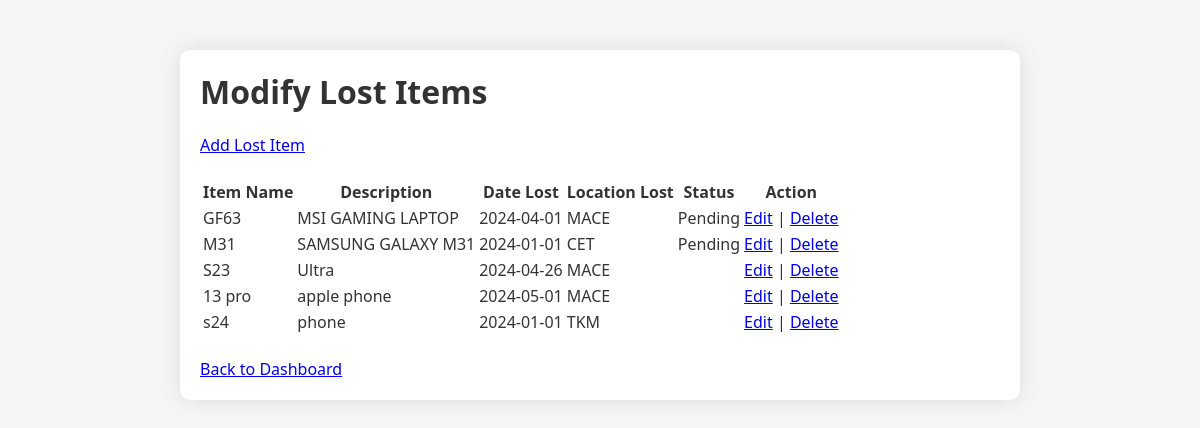
The app's page /modify_lost_items.php (signed in) with its own data.
### tables this page shows
CREATE TABLE `lostitems` (
  `LostItemID` int(11) NOT NULL,
  `UserID` int(11) DEFAULT NULL,
  `ItemName` varchar(100) DEFAULT NULL,
  `Description` text DEFAULT NULL,
  `category_id` int(11) NOT NULL,
  `DateLost` date DEFAULT NULL,
  `LocationLost` varchar(100) DEFAULT NULL,
  `Status` varchar(20) DEFAULT NULL,
  `RewardOffered` decimal(10,2) DEFAULT NULL
);

### modify_lost_items.php (the view, shortened to what this page needs)
<?php
include_once "db_connection.php";
$sql = "SELECT * FROM LostItems";
$result = $conn->query($sql);
?>
<!DOCTYPE html>
<html lang="en">
<head>
<link rel="stylesheet" href="admin_styles.css">
</head>
<body>
<div class="container">
    <h1>Modify Lost Items</h1>
    <a href="add_lost.php">Add Lost Item</a>
    <br><br>
    <table>
        <tr>
            <th>Item Name</th>
            <th>Description</th>
            <th>Date Lost</th>
            <th>Location Lost</th>
            <th>Status</th>
            <th>Action</th>
        </tr>
        <?php
        if ($result->num_rows > 0) {
            while ($row = $result->fetch_assoc()) {
                echo "<tr>";
                echo "<td>" . $row["ItemName"] . "</td>";
                echo "<td>" . $row["Description"] . "</td>";
                echo "<td>" . $row["DateLost"] . "</td>";
                echo "<td>" . $row["LocationLost"] . "</td>";
                echo "<td>" . $row["Status"] . "</td>";
                echo "<td><a href='edit_lost_item.php?id=" . $row["LostItemID"] . "'>Edit</a> | <a href='delete_lost_item.php?id=" . $row["LostItemID"] . "'>Delete</a></td>";
                echo "</tr>";
            }
        } else {
            echo "<tr><td colspan='6'>No lost items found.</td></tr>";
        }
        ?>
    </table>
    <br>
    <a href="admin_dashboard.php">Back to Dashboard</a>
</body>
</html>

### admin_styles.css (style rules this page uses)
body { font-family: 'Segoe UI', Tahoma, Geneva, Verdana, sans-serif; margin: 0; padding: 0; background-color: #f5f5f5; color: #333; }
.container { max-width: 800px; margin: 50px auto; padding: 20px; background-color: #fff; border-radius: 10px; box-shadow: 0 0 20px rgba(0, 0, 0, 0.1); }
h1, h2 { margin-top: 0; }

### records on screen
lostitems: ItemName "GF63", Description "MSI GAMING LAPTOP", DateLost "2024-04-01", LocationLost "MACE", Status "Pending"
lostitems: ItemName "M31", Description "SAMSUNG GALAXY M31", DateLost "2024-01-01", LocationLost "CET", Status "Pending"
lostitems: ItemName "S23", Description "Ultra", DateLost "2024-04-26", LocationLost "MACE"
lostitems: ItemName "13 pro", Description "apple phone", DateLost "2024-05-01", LocationLost "MACE"
lostitems: ItemName "s24", Description "phone", DateLost "2024-01-01", LocationLost "TKM"
